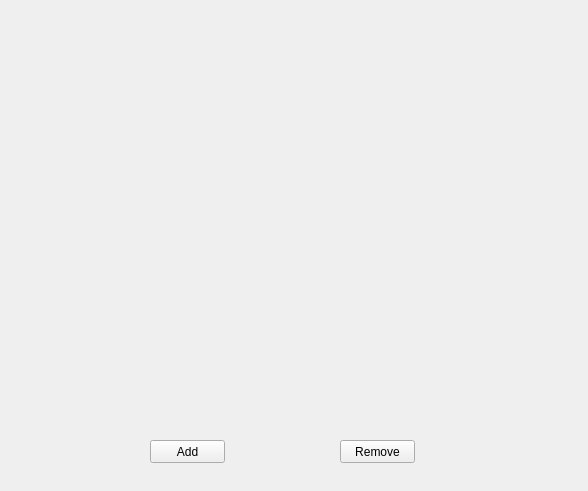
<?xml version="1.0" encoding="UTF-8"?>
<ui version="4.0">
 <class>MainWindow</class>
 <widget class="QMainWindow" name="MainWindow">
  <property name="geometry">
   <rect>
    <x>0</x>
    <y>0</y>
    <width>588</width>
    <height>491</height>
   </rect>
  </property>
  <property name="windowTitle">
   <string>MainWindow</string>
  </property>
  <widget class="QWidget" name="centralwidget">
   <widget class="QLabel" name="image">
    <property name="geometry">
     <rect>
      <x>0</x>
      <y>0</y>
      <width>593</width>
      <height>422</height>
     </rect>
    </property>
    <property name="text">
     <string/>
    </property>
    <property name="pixmap">
     <pixmap>test/eisbaer.jpg</pixmap>
    </property>
    <property name="scaledContents">
     <bool>true</bool>
    </property>
   </widget>
   <widget class="QPushButton" name="btn_add">
    <property name="geometry">
     <rect>
      <x>150</x>
      <y>440</y>
      <width>75</width>
      <height>23</height>
     </rect>
    </property>
    <property name="text">
     <string>Add</string>
    </property>
   </widget>
   <widget class="QPushButton" name="btn_remove">
    <property name="geometry">
     <rect>
      <x>340</x>
      <y>440</y>
      <width>75</width>
      <height>23</height>
     </rect>
    </property>
    <property name="text">
     <string>Remove</string>
    </property>
   </widget>
  </widget>
 </widget>
 <resources/>
 <connections/>
</ui>
